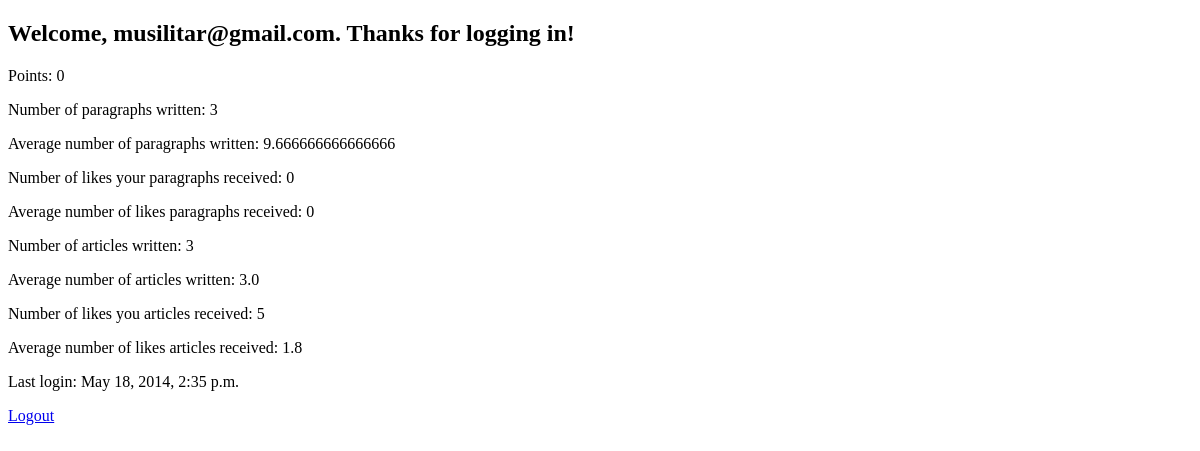
The app's page /account/ (signed in), older data.
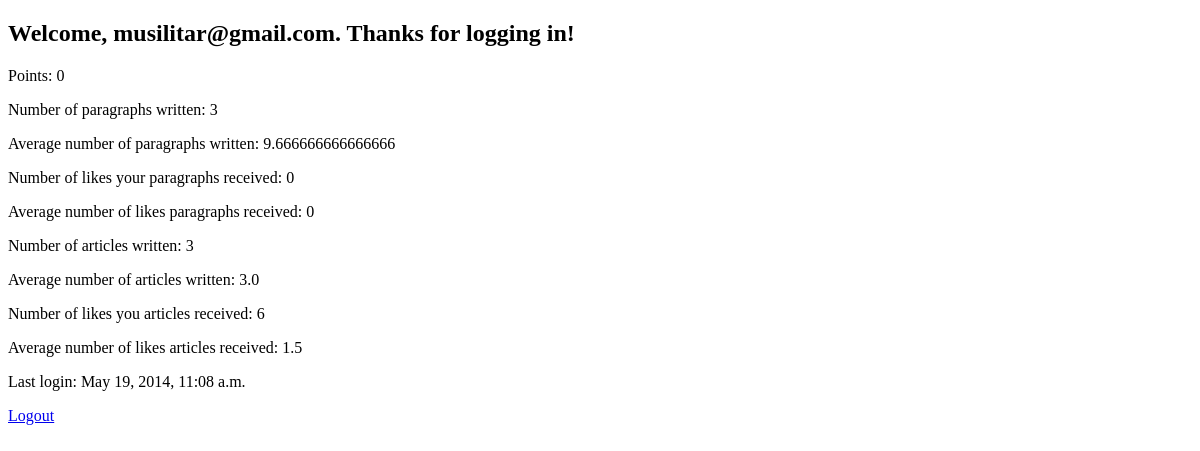
The same page, newer data.
### authentication/models.py (models this page shows)
class Contributor(AbstractBaseUser):
    email = models.CharField(max_length=100, primary_key=True)
    USERNAME_FIELD = 'email'
    points = models.IntegerField()
    objects = ContribManager()

### authentication/views.py (the view)
def profile(request):
    if request.user.is_authenticated():
        paragraphs = Paragraph.objects.filter(author=request.user.email)
        counterParagraphs = 0
        for p in paragraphs:
            counterParagraphs += 1
        paragraphLikes = Paragraph_Likes.objects.all()
        counterParagraphLikes = 0
        for l in paragraphLikes:
            for p in paragraphs:
                if l.paragraph == p:
                    counterParagraphLikes += 1
        articles = Article.objects.filter(author=request.user.email)
        counterArticles = 0
        for a in articles:
            counterArticles += 1
        articleLikes = Article_Likes.objects.all()
        counterArticleLikes = 0
        for l in articleLikes:
            for a in articles:
                if l.article == a:
                    counterArticleLikes += 1
        allParagraphs = Paragraph.objects.all()
        counterAllParagraphs = 0
        for a in allParagraphs:
            counterAllParagraphs += 1
        allUsers = Contributor.objects.all()
        counterAllUsers = 0
        for a in allUsers:
            counterAllUsers += 1
        averageParagraphs = 0
        if(counterAllParagraphs != 0 and counterAllUsers != 0):
            averageParagraphs = counterAllParagraphs / counterAllUsers
        averageParagraphLikes = 0
        if(counterParagraphLikes != 0 and counterAllParagraphs != 0):
            averageParagraphLikes = counterAllParagraphs / counterParagraphLikes
        allArticles = Article.objects.all()
        counterAllArticles = 0
        for a in allArticles:
            counterAllArticles += 1
        averageArticles = 0
        if(counterAllArticles != 0 and counterAllUsers != 0):
            averageArticles = counterAllArticles / counterAllUsers
        averageArticleLikes = 0
        if(counterArticleLikes != 0 and counterAllArticles != 0):
            averageArticleLikes = counterAllArticles / counterArticleLikes
        return render_to_response('authentication/profile.html', {'numberOfParagraphs': counterParagraphs, 'numberOfParagraphLikes': counterParagraphLikes,
                                                                  'numberOfArticles': counterArticles, 'numberOfArticleLikes': counterArticleLikes,
                                                                  'averageParagraphs': averageParagraphs, 'averageParagraphLikes': averageParagraphLikes,
                                                                  'averageArticles': averageArticles, 'averageArticleLikes': averageArticleLikes}, context_instance=RequestContext(request))
    else:
        return HttpResponseRedirect('/account/login/')

### authentication/templates/authentication/profile.html (shortened to what this page needs)
<!DOCTYPE html>
<html>
<head>
</head>
<body>
    <div id="content">
        <h2>Welcome, {{ user.email }}. Thanks for logging in!</h2>
        <p>Points: {{ user.points }}</p>
        <p>Number of paragraphs written: {{ numberOfParagraphs }}</p>
        <p>Average number of paragraphs written: {{ averageParagraphs }}</p>
        <p>Number of likes your paragraphs received: {{ numberOfParagraphLikes }}</p>
        <p>Average number of likes paragraphs received: {{ averageParagraphLikes }}</p>
        <p>Number of articles written: {{ numberOfArticles }}</p>
        <p>Average number of articles written: {{ averageArticles }}</p>
        <p>Number of likes you articles received: {{ numberOfArticleLikes }}</p>
        <p>Average number of likes articles received: {{ averageArticleLikes }}</p>
        <p>Last login: {{ user.last_login }}</p>
        <a href="{% url 'account:logout' %}">Logout</a>
    </div>
</body>
</html>

Row changes from the older to the newer data that the page shows:
changed Contributor "musilitar@gmail.com": last_login "May 18, 2014, 2:35 p.m." → "May 19, 2014, 11:08 a.m."
Text that changed along with them:
{{ numberOfArticleLikes }}: "5" → "6"
{{ averageArticleLikes }}: "1.8" → "1.5"
